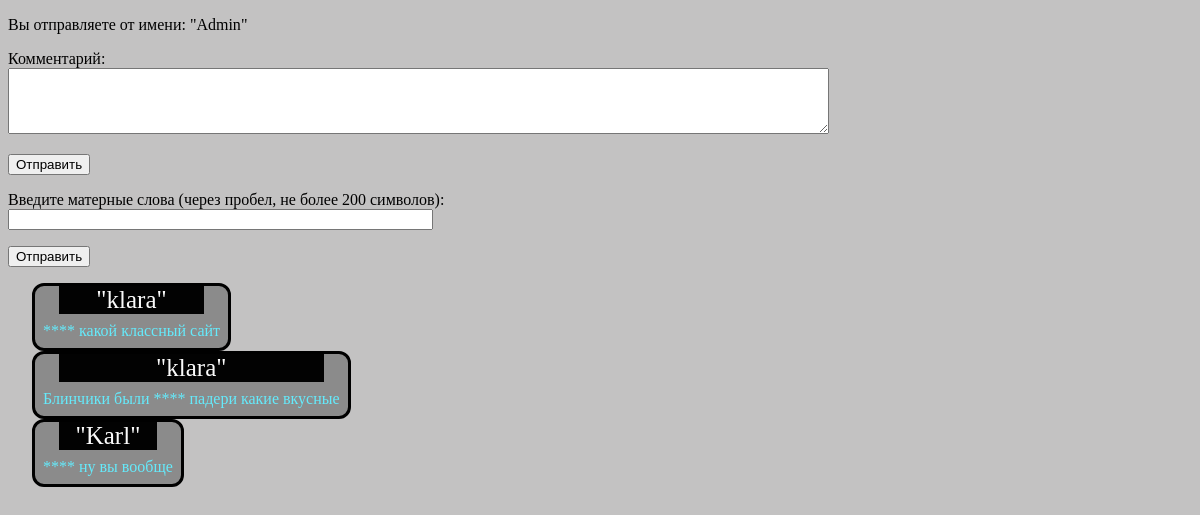
Page /comments/index.php (signed in) on the committed database.
### tables this page shows
CREATE TABLE `comments` (
  `comment_id` int(11) NOT NULL,
  `page_id` int(11) NOT NULL,
  `name_user` varchar(64) NOT NULL,
  `text_comment` varchar(200) NOT NULL
);

### comments/index.php (the view, shortened to what this page needs)
<!doctype html>
<html lang="en">
<head>
    <link rel="stylesheet" href="coments.css">
</head>
<body>
<div class= "form">
    <form name="comment" action="comment.php" method="post">
        <p>
            <label>Вы отправляете от имени: "<?php echo $_SESSION['login'];?>"</label>
        </p>
        <p>
            <label>Комментарий:</label>
            <br/>
            <textarea name="text_comment" cols="100" rows="4" maxlength="200"></textarea>
        </p>
        <p>
            <input type="submit" name="submit" value="Отправить" />
        </p>
    </form>
   <?php
        if($_SESSION["id"] == 1)
        {
    ?>
        <form action="mat.php" method="post">
            <label>Введите матерные слова (через пробел, не более 200 символов): </label>
            <br>
            <input type="text" size="50" maxlength="200" name="mat">
            <p><input type="submit" name="submit" value="Отправить" /></p>
        </form>
    <?php
        }
    ?>
    <?php
        $page_id = 1;
        $mysqli = new mysqli("localhost", "root", "", "users");
        $mysqli->set_charset('utf8');
        $result_set = $mysqli->query("SELECT * FROM `comments` WHERE `page_id`='$page_id'");
        while ($row = $result_set->fetch_assoc()) {
    ?>
        <div class="container">
            <div class = "coments">
                <div class = name>
                    <string>"<?php echo $row['name_user']; ?>"</string>
                </div>
                <div class = "coment">
                    <string>
                    <?php echo str_replace("\r\n", "<br>", $row['text_comment']); ?>
                    </string>
                </div>
            </div>
        </div>
    <?php
      }
    ?>
</div>
</body>
</html>

### comments/coments.css (style rules this page uses)
body { background-color: rgb(195, 194, 194); }
.container { display: flex; flex-wrap: wrap; }
div.coments { width: auto; height: auto; text-align: left; margin: 0 1.5rem; background-color: rgb(139, 139, 139); border-style: solid; border-radius: 12px; }
div.name { width: auto; height: auto; color: rgb(250, 250, 250); background-color: rgb(2, 2, 2); margin: 0 1.5rem; text-align: center; font-size: 25px; }
div.coment { padding: 8px; color: rgb(101, 234, 251); }

### rows in the picture
comments: name_user "klara", text_comment "**** какой классный сайт"
comments: name_user "klara", text_comment "Блинчики были **** падери какие вкусные"
comments: name_user "Karl", text_comment "**** ну вы вообще"

### other values in the picture
$_SESSION['login'] "Admin"
